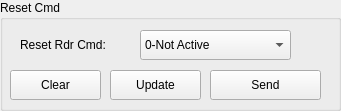
       <widget class="QGroupBox" name="groupBox_9">
        <property name="geometry">
         <rect>
          <x>50</x>
          <y>520</y>
          <width>341</width>
          <height>111</height>
         </rect>
        </property>
        <property name="font">
         <font>
          <pointsize>9</pointsize>
         </font>
        </property>
        <property name="title">
         <string>Reset Cmd</string>
        </property>
        <widget class="QLabel" name="lblIntDesSttTargetId_3">
         <property name="geometry">
          <rect>
           <x>20</x>
           <y>30</y>
           <width>111</width>
           <height>30</height>
          </rect>
         </property>
         <property name="font">
          <font>
           <pointsize>9</pointsize>
          </font>
         </property>
         <property name="text">
          <string>Reset Rdr Cmd:</string>
         </property>
        </widget>
        <widget class="QPushButton" name="pbUpdateRstCmd">
         <property name="geometry">
          <rect>
           <x>110</x>
           <y>70</y>
           <width>91</width>
           <height>30</height>
          </rect>
         </property>
         <property name="font">
          <font>
           <pointsize>9</pointsize>
          </font>
         </property>
         <property name="text">
          <string>Update</string>
         </property>
        </widget>
        <widget class="QPushButton" name="pbSendRstCmd">
         <property name="geometry">
          <rect>
           <x>210</x>
           <y>70</y>
           <width>111</width>
           <height>30</height>
          </rect>
         </property>
         <property name="font">
          <font>
           <pointsize>9</pointsize>
          </font>
         </property>
         <property name="text">
          <string>Send</string>
         </property>
        </widget>
        <widget class="QComboBox" name="cbRstCmd">
         <property name="geometry">
          <rect>
           <x>140</x>
           <y>30</y>
           <width>151</width>
           <height>30</height>
          </rect>
         </property>
         <property name="font">
          <font>
           <pointsize>9</pointsize>
          </font>
         </property>
         <property name="currentIndex">
          <number>0</number>
         </property>
         <item>
          <property name="text">
           <string>0-Not Active</string>
          </property>
         </item>
         <item>
          <property name="text">
           <string>1-Active</string>
          </property>
         </item>
        </widget>
        <widget class="QPushButton" name="pbClearRstCmd">
         <property name="geometry">
          <rect>
           <x>10</x>
           <y>70</y>
           <width>91</width>
           <height>30</height>
          </rect>
         </property>
         <property name="font">
          <font>
           <pointsize>9</pointsize>
          </font>
         </property>
         <property name="text">
          <string>Clear</string>
         </property>
        </widget>
       </widget>
